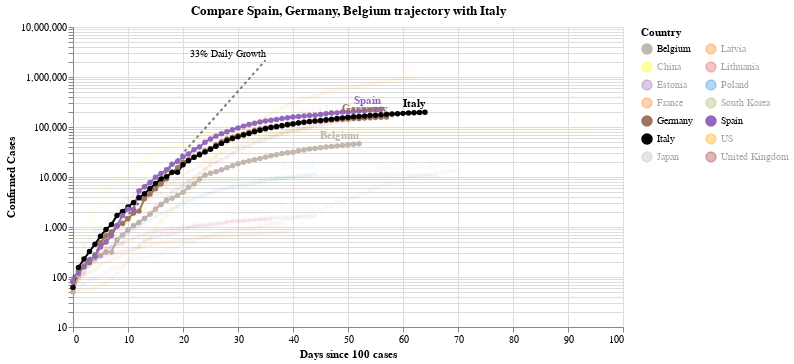

Here is the notebook cell this chart was saved with:
### Code cell
#hide_input
chart2 = make_since_chart(dff2, ['Spain', 'Germany', 'Belgium'], baseline_countries)
chart2

### Figure 1 — Vega-Lite specification as saved in the notebook (floating-point values rounded to 4 significant figures; data arrays with more than 128 entries replaced by an {"elided": "..."} marker saying what was removed)
{"config": {"view": {"continuousWidth": 400, "continuousHeight": 300}}, "layer": [{"mark": {"type": "line", "color": "black", "opacity": 0.5, "strokeDash": [3, 3]}, "encoding": {"x": {"type": "quantitative", "field": "Days since 100 cases"}, "y": {"type": "quantitative", "field": "Confirmed Cases"}}}, {"mark": {"type": "text", "align": "right", "dy": -6, "fontSize": 10, "text": "33% Daily Growth"}, "encoding": {"x": {"type": "quantitative", "field": "Days since 100 cases"}, "y": {"type": "quantitative", "field": "Confirmed Cases"}}, "transform": [{"filter": "(datum['Days since 100 cases'] >= 35)"}]}, {"data": {"name": "data-43dbe373d82a51965b3e076c26013401"}, "mark": {"type": "line", "point": true}, "encoding": {"color": {"type": "nominal", "field": "Country", "legend": {"columns": 2}, "scale": {"domain": ["Belgium", "China", "Estonia", "France", "Germany", "Italy", "Japan", "Latvia", "Lithuania", "Poland", "South Korea", "Spain", "US", "United Kingdom"], "range": ["#C1B7AD", "yellow", "#9467bd", "#F58518", "#9D755D", "black", "#C1B7AD", "#F58518", "#E45756", "#2495D3", "#A1BA59", "#9467bd", "orange", "brown"]}}, "opacity": {"condition": {"value": 1, "selection": "selector003"}, "value": 0.05}, "tooltip": [{"type": "nominal", "field": "Country"}, {"type": "temporal", "field": "Date"}, {"type": "quantitative", "field": "Confirmed Cases"}, {"type": "quantitative", "field": "Days since 100 cases"}], "x": {"type": "quantitative", "field": "Days since 100 cases"}, "y": {"type": "quantitative", "field": "Confirmed Cases", "scale": {"type": "log"}}}, "selection": {"selector003": {"type": "multi", "fields": ["Country"], "bind": "legend", "init": [{"Country": "Spain"}, {"Country": "Germany"}, {"Country": "Belgium"}, {"Country": "Italy"}]}}, "width": 550}, {"data": {"name": "data-43dbe373d82a51965b3e076c26013401"}, "mark": {"type": "text", "align": "right", "dy": -8, "fontWeight": "bold"}, "encoding": {"color": {"type": "nominal", "field": "Country", "legend": {"columns": 2}, "scale": {"domain": ["Belgium", "China", "Estonia", "France", "Germany", "Italy", "Japan", "Latvia", "Lithuania", "Poland", "South Korea", "Spain", "US", "United Kingdom"], "range": ["#C1B7AD", "yellow", "#9467bd", "#F58518", "#9D755D", "black", "#C1B7AD", "#F58518", "#E45756", "#2495D3", "#A1BA59", "#9467bd", "orange", "brown"]}}, "opacity": {"condition": {"value": 1, "selection": "selector003"}, "value": 0.05}, "text": {"type": "nominal", "field": "Country"}, "tooltip": [{"type": "nominal", "field": "Country"}, {"type": "temporal", "field": "Date"}, {"type": "quantitative", "field": "Confirmed Cases"}, {"type": "quantitative", "field": "Days since 100 cases"}], "x": {"type": "quantitative", "field": "Days since 100 cases"}, "y": {"type": "quantitative", "field": "Confirmed Cases", "scale": {"type": "log"}}}, "transform": [{"filter": "(datum['Date'] >= 1587859200000)"}], "width": 550}], "data": {"name": "data-c1a3bbf4dd040f2e7e8e7a69520e3c2a"}, "title": "Compare Spain, Germany, Belgium trajectory with Italy", "$schema": "https://vega.github.io/schema/vega-lite/v4.0.2.json", "datasets": {"data-c1a3bbf4dd040f2e7e8e7a69520e3c2a": [{"Days since 100 cases": 0, "Confirmed Cases": 100.0}, {"Days since 100 cases": 1, "Confirmed Cases": 133.0}, {"Days since 100 cases": 2, "Confirmed Cases": 176.9}, {"Days since 100 cases": 3, "Confirmed Cases": 235.3}, {"Days since 100 cases": 4, "Confirmed Cases": 312.9}, {"Days since 100 cases": 5, "Confirmed Cases": 416.2}, {"Days since 100 cases": 6, "Confirmed Cases": 553.5}, {"Days since 100 cases": 7, "Confirmed Cases": 736.1}, {"Days since 100 cases": 8, "Confirmed Cases": 979.1}, {"Days since 100 cases": 9, "Confirmed Cases": 1302.0}, {"Days since 100 cases": 10, "Confirmed Cases": 1732.0}, {"Days since 100 cases": 11, "Confirmed Cases": 2303.0}, {"Days since 100 cases": 12, "Confirmed Cases": 3064.0}, {"Days since 100 cases": 13, "Confirmed Cases": 4074.0}, {"Days since 100 cases": 14, "Confirmed Cases": 5419.0}, {"Days since 100 cases": 15, "Confirmed Cases": 7207.0}, {"Days since 100 cases": 16, "Confirmed Cases": 9586.0}, {"Days since 100 cases": 17, "Confirmed Cases": 12750.0}, {"Days since 100 cases": 18, "Confirmed Cases": 16960.0}, {"Days since 100 cases": 19, "Confirmed Cases": 22550.0}, {"Days since 100 cases": 20, "Confirmed Cases": 29990.0}, {"Days since 100 cases": 21, "Confirmed Cases": 39890.0}, {"Days since 100 cases": 22, "Confirmed Cases": 53060.0}, {"Days since 100 cases": 23, "Confirmed Cases": 70560.0}, {"Days since 100 cases": 24, "Confirmed Cases": 93850.0}, {"Days since 100 cases": 25, "Confirmed Cases": 124800.0}, {"Days since 100 cases": 26, "Confirmed Cases": 166000.0}, {"Days since 100 cases": 27, "Confirmed Cases": 220800.0}, {"Days since 100 cases": 28, "Confirmed Cases": 293700.0}, {"Days since 100 cases": 29, "Confirmed Cases": 390600.0}, {"Days since 100 cases": 30, "Confirmed Cases": 519500.0}, {"Days since 100 cases": 31, "Confirmed Cases": 690900.0}, {"Days since 100 cases": 32, "Confirmed Cases": 918900.0}, {"Days since 100 cases": 33, "Confirmed Cases": 1222000.0}, {"Days since 100 cases": 34, "Confirmed Cases": 1625000.0}, {"Days since 100 cases": 35, "Confirmed Cases": 2162000.0}], "data-43dbe373d82a51965b3e076c26013401": {"elided": "811 records"}}}
